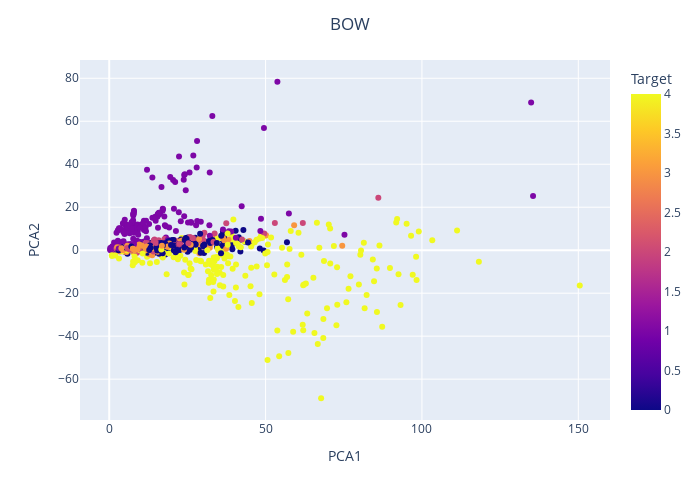
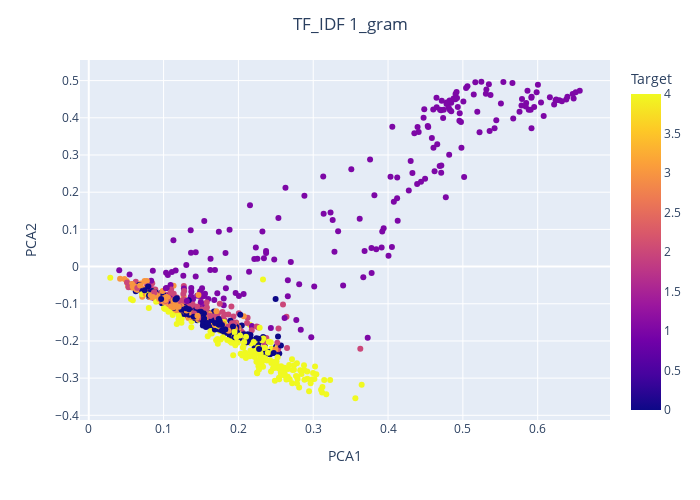
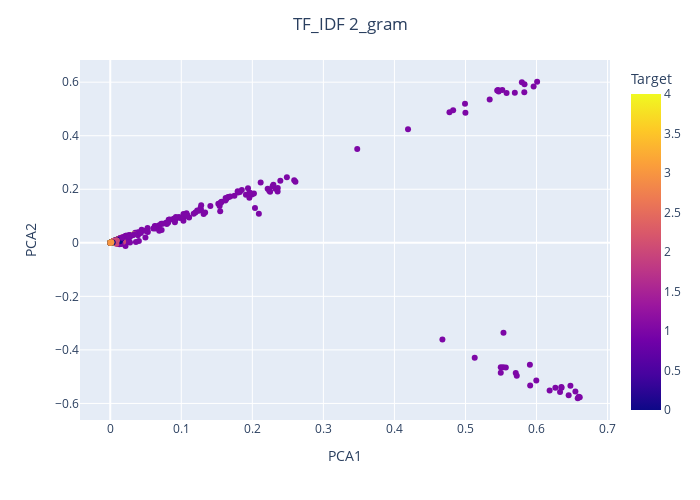

Notebook source saved alongside these figures, in order:
### Markdown cell above
## visualize actual clusters after feature extraction

### Code cell
import plotly.express as px
from sklearn.decomposition import TruncatedSVD
pca = TruncatedSVD(n_components=2,)
embedding = text_embedding.copy()

for key in embedding.keys():
  embedding[key] = pca.fit_transform(embedding[key])
  df = pd.DataFrame(
      {'PCA1': embedding[key][:, 0], 'PCA2': embedding[key][:, 1], 'Target': y_actual})
  fig = px.scatter(data_frame=df, x='PCA1', y='PCA2', color='Target')
  fig.update_layout(title={'text': f'{key}', 'x': 0.5}, height=500, width=700)
  fig.show()

### Figure 1 — Plotly figure (JSON) as saved in the notebook; plotly's stock layout.template omitted (floating-point values rounded to 4 significant figures; data arrays with more than 128 entries replaced by an {"elided": "..."} marker saying what was removed)
{"data": [{"hovertemplate": "PCA1=%{x}<br>PCA2=%{y}<br>Target=%{marker.color}<extra></extra>", "legendgroup": "", "marker": {"color": {"elided": "1000 int values"}, "coloraxis": "coloraxis", "symbol": "circle"}, "mode": "markers", "name": "", "orientation": "v", "showlegend": false, "type": "scatter", "x": {"elided": "1000 float values"}, "xaxis": "x", "y": {"elided": "1000 float values"}, "yaxis": "y"}], "layout": {"coloraxis": {"colorbar": {"title": {"text": "Target"}}, "colorscale": [[0, "#0d0887"], [0.1111, "#46039f"], [0.2222, "#7201a8"], [0.3333, "#9c179e"], [0.4444, "#bd3786"], [0.5556, "#d8576b"], [0.6667, "#ed7953"], [0.7778, "#fb9f3a"], [0.8889, "#fdca26"], [1, "#f0f921"]]}, "height": 500, "legend": {"tracegroupgap": 0}, "margin": {"t": 60}, "title": {"text": "BOW", "x": 0.5}, "width": 700, "xaxis": {"anchor": "y", "domain": [0, 1], "title": {"text": "PCA1"}}, "yaxis": {"anchor": "x", "domain": [0, 1], "title": {"text": "PCA2"}}}}

### Figure 2 — Plotly figure (JSON) as saved in the notebook; plotly's stock layout.template omitted (floating-point values rounded to 4 significant figures; data arrays with more than 128 entries replaced by an {"elided": "..."} marker saying what was removed)
{"data": [{"hovertemplate": "PCA1=%{x}<br>PCA2=%{y}<br>Target=%{marker.color}<extra></extra>", "legendgroup": "", "marker": {"color": {"elided": "1000 int values"}, "coloraxis": "coloraxis", "symbol": "circle"}, "mode": "markers", "name": "", "orientation": "v", "showlegend": false, "type": "scatter", "x": {"elided": "1000 float values"}, "xaxis": "x", "y": {"elided": "1000 float values"}, "yaxis": "y"}], "layout": {"coloraxis": {"colorbar": {"title": {"text": "Target"}}, "colorscale": [[0, "#0d0887"], [0.1111, "#46039f"], [0.2222, "#7201a8"], [0.3333, "#9c179e"], [0.4444, "#bd3786"], [0.5556, "#d8576b"], [0.6667, "#ed7953"], [0.7778, "#fb9f3a"], [0.8889, "#fdca26"], [1, "#f0f921"]]}, "height": 500, "legend": {"tracegroupgap": 0}, "margin": {"t": 60}, "title": {"text": "TF_IDF 1_gram", "x": 0.5}, "width": 700, "xaxis": {"anchor": "y", "domain": [0, 1], "title": {"text": "PCA1"}}, "yaxis": {"anchor": "x", "domain": [0, 1], "title": {"text": "PCA2"}}}}

### Figure 3 — Plotly figure (JSON) as saved in the notebook; plotly's stock layout.template omitted (floating-point values rounded to 4 significant figures; data arrays with more than 128 entries replaced by an {"elided": "..."} marker saying what was removed)
{"data": [{"hovertemplate": "PCA1=%{x}<br>PCA2=%{y}<br>Target=%{marker.color}<extra></extra>", "legendgroup": "", "marker": {"color": {"elided": "1000 int values"}, "coloraxis": "coloraxis", "symbol": "circle"}, "mode": "markers", "name": "", "orientation": "v", "showlegend": false, "type": "scatter", "x": {"elided": "1000 float values"}, "xaxis": "x", "y": {"elided": "1000 float values"}, "yaxis": "y"}], "layout": {"coloraxis": {"colorbar": {"title": {"text": "Target"}}, "colorscale": [[0, "#0d0887"], [0.1111, "#46039f"], [0.2222, "#7201a8"], [0.3333, "#9c179e"], [0.4444, "#bd3786"], [0.5556, "#d8576b"], [0.6667, "#ed7953"], [0.7778, "#fb9f3a"], [0.8889, "#fdca26"], [1, "#f0f921"]]}, "height": 500, "legend": {"tracegroupgap": 0}, "margin": {"t": 60}, "title": {"text": "TF_IDF 2_gram", "x": 0.5}, "width": 700, "xaxis": {"anchor": "y", "domain": [0, 1], "title": {"text": "PCA1"}}, "yaxis": {"anchor": "x", "domain": [0, 1], "title": {"text": "PCA2"}}}}
